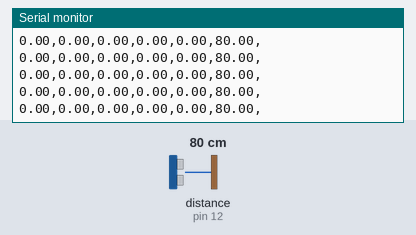
Bench run of a sketch on a simulated Arduino Uno, built with avr-gcc and run on an emulated ATmega328P. Shown: the last lines printed to the serial monitor. Wiring (inferred from the names in the program): ultrasonic range finder: trigger pin 6; echo pin 12. The inputs (shaded band) are chosen by the test bench; at power-on: distance to the obstacle (sensor on pin 12) 80 cm. The echo pulse lasts 58.3 µs per cm.

Above: at 1.2 s.
1.3 s: distance to the obstacle (sensor on pin 12) set to 2 cm
At 1.4 s:
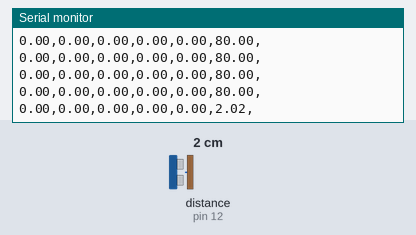
4.3 s: distance to the obstacle (sensor on pin 12) set to 35 cm
At 4.32 s:
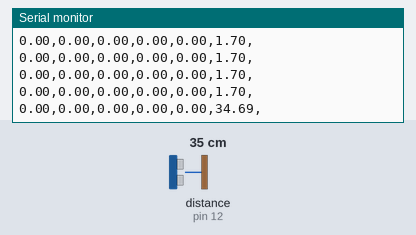
7.3 s: distance to the obstacle (sensor on pin 12) set to 4 cm
At 7.42 s:
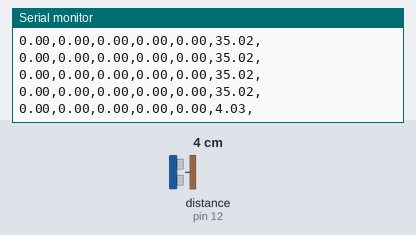
10.3 s: distance to the obstacle (sensor on pin 12) set to 120 cm
At 10.34 s:
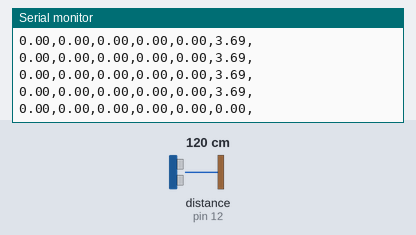
13.3 s: distance to the obstacle (sensor on pin 12) set to 9 cm
At 13.35 s:
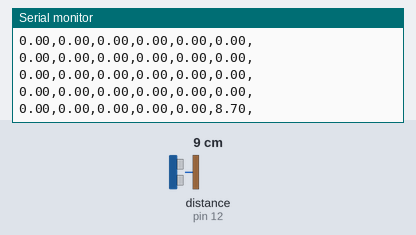
Timing chart, 0 to 16.3 s (numbered marks = the images above; inputs shaded):
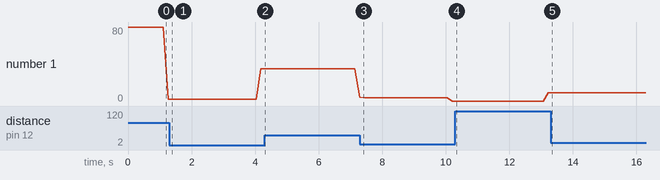

Measured:
- plotted number 1: 2.02 → 34.69 after the input at 1.3 s, 34.69 → 4.03 after the input at 4.3 s, 0 → 8.7 after the input at 10.3 s

The sketch:

ultrasonic_array.ino
```cpp
/*
 * HC-SR04 example sketch
 *
 * https://create.arduino.cc/projecthub/Isaac100/getting-started-with-the-hc-sr04-ultrasonic-sensor-036380
 *
 * by Isaac100
 */

const int trigPins[] = {11,10,9,8,7,6};
const int echoPin = 12;

const int distLimit = 6050;

const int sensorCount = 6;

float dist_array[] = {0,0,0,0,0,0};

void setup() {
  for (int i=0;i<sensorCount;i++)
    pinMode(trigPins[i], OUTPUT);
  pinMode(echoPin, INPUT);
  Serial.begin(9600);
}

float getUltraDist(int pin)
{
  float duration, distance;
  digitalWrite(pin, LOW);
  delayMicroseconds(2);
  digitalWrite(pin, HIGH);
  delayMicroseconds(10);
  digitalWrite(pin, LOW);

  duration = pulseIn(echoPin, HIGH, distLimit);
  //if (duration == 0)
  //{
  //  return 0.0;
  //}
  //else
  {
    distance = (duration*.0343)/2;
    return distance;
  }
}

void loop() {
  for (int i=0;i<sensorCount;i++)
  {
    dist_array[i] = getUltraDist(trigPins[i]);
    Serial.print(dist_array[i]);
    Serial.print(",");
    delay(20);
  }
  Serial.print("\n");
}
```
